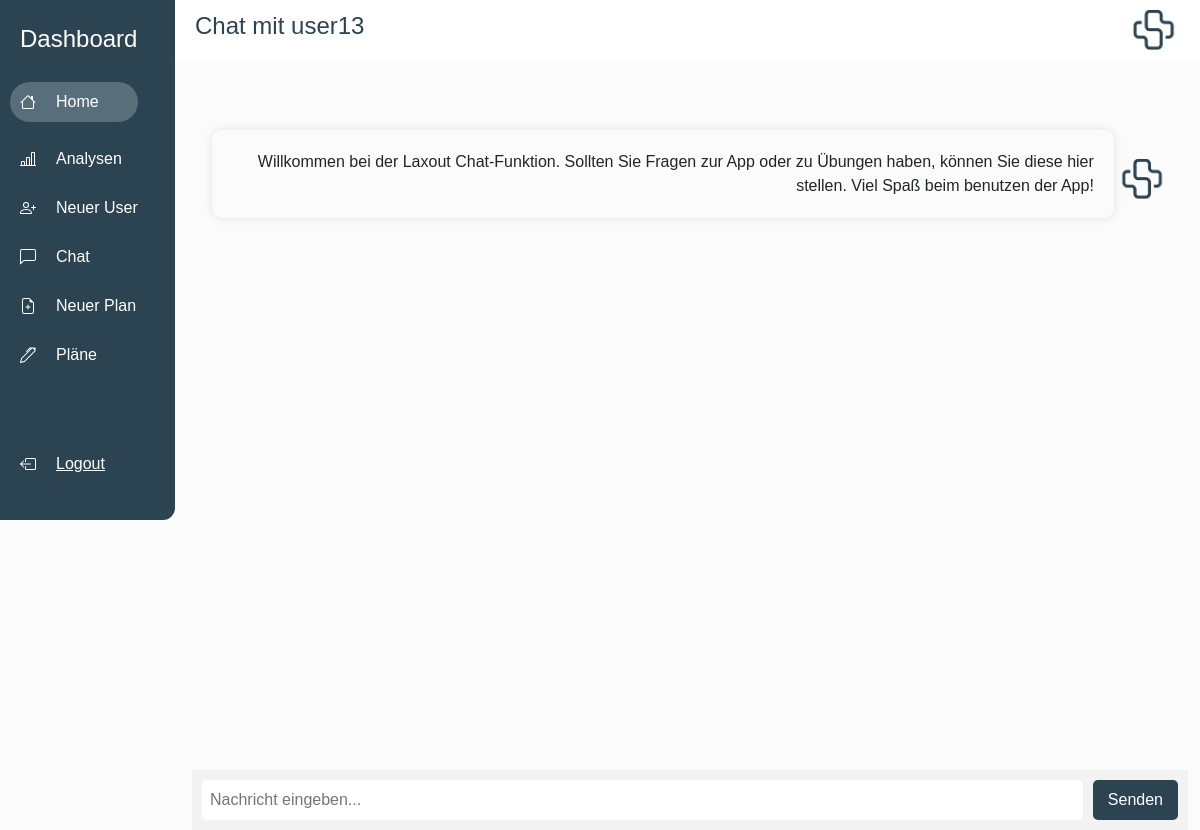
The page /home/chats/14/ (signed in) on the database its author committed.
### laxout_app/models.py (models this page shows)
class LaxoutUser(models.Model):
    user_uid = models.CharField(max_length=420, default="")
    laxout_user_name = models.CharField(max_length=200, default="")
    laxout_credits = models.IntegerField(default=0)
    note = models.CharField(max_length=200, default="")
    creation_date = models.DateField(default= timezone.now())
    exercises = models.ManyToManyField(Laxout_Exercise)
    created_by = models.ForeignKey(User, on_delete=models.CASCADE)
    indexes = models.ManyToManyField(IndexesLaxoutUser)
    last_login = models.DateTimeField(default=timezone.datetime(2023, 11, 14))
    last_login_2 = models.DateTimeField(default = timezone.datetime(2023, 11, 14))
    coupons = models.ManyToManyField(Coupon)
    last_meet = models.DateField(default = timezone.datetime.today())
    instruction = models.CharField(default = "", max_length = 200)
    lax_tree_id = models.IntegerField(default = 0)
    water_drops_count = models.IntegerField(default = 0)
    instruction_in_int = models.IntegerField(default = 0)
    email_adress = models.CharField(default = "", max_length =40)
    admin_has_seen_chat = models.BooleanField(default = True)
    user_has_seen_chat = models.BooleanField(default = False)
    was_created_through_app = models.BooleanField(default=False)

class ChatDataModel(models.Model):
    is_sender = models.BooleanField(default = False)
    message = models.CharField(max_length = 2003000000, default = "")
    created_by = models.IntegerField(default = 0)
    admin_id = models.IntegerField(default = 0)

### laxout_app/views.py (the view)
@login_required(login_url="login")
def personal_chat(request, id=None):
    user = models.LaxoutUser.objects.get(id=id)
    personal_chat = models.ChatDataModel.objects.filter(created_by=id)
    print(f"Länge des Chats{len(personal_chat)}")
    return render(
        request,
        "laxout_app/personal-chat.html",
        {"user": user, "personal_chat": personal_chat},
    )

### laxout_app/templates/laxout_app/personal-chat.html (shortened to what this page needs)
{% extends "laxout_app/main.html" %}
{% load static %}
{% block praxisname %}
Chat mit {{ user.laxout_user_name }}
{% endblock praxisname %}
{% block content %}
<!DOCTYPE html>
<html lang="en">
<head>
</head>
<body>
    <div class="container">
        <div class="chat-box" id="chatBox">
            {% for chat in personal_chat %}
            <div style="display: flex; flex-direction: row; align-items:center; ">
                {% if chat.is_sender %}
                <div class="circle">Patient</div>
                <div class="message">
                    {{ chat.message }}
                </div>
                {% else %}
                <div class="message-sender" style="margin-left: auto;">
                    {{ chat.message }}
                </div>
                <img src="{% static 'images/logo3.png' %}" alt="" height="40px" width="55px">
                {% endif %}
            </div>
            {% endfor %}
        </div>
        <div class="input-box">
            <input type="text" id="messageInput" placeholder="Nachricht eingeben...">
            <button onclick="sendMessage()">Senden</button>
        </div>
    </div>
</body>
</html>
{% endblock content %}

### laxout_app/templates/laxout_app/main.html (style rules this page uses)
body { background-color: rgb(251, 251, 251) !important; margin: 0px; }

### laxout_app/templates/laxout_app/personal-chat.html (style rules this page uses)
body { font-family: Arial, sans-serif; margin: 0; padding: 0; }
.container { width: 100%; height: 90vh; display: flex; flex-direction: column; }
.chat-box { flex: 1; overflow-y: scroll; padding: 20px; }
.message-sender { text-align: right; margin-bottom: 10px; box-shadow: 0 0 10px rgba(0, 0, 0, 0.1); padding: 20px; border-radius: 10px; width: auto; }
.input-box { display: flex; align-items: center; padding: 10px; background-color: #f2f2f2; }
.input-box input[type="text"] { flex: 1; padding: 8px; border: none; border-radius: 5px; margin-right: 10px; }
.input-box button { padding: 8px 15px; border: none; border-radius: 5px; background-color: rgb(44, 67, 81); color: white; cursor: pointer; }

### rows shown on the page
LaxoutUser: laxout_user_name "user13"
ChatDataModel: message "Willkommen bei der Laxout Chat-Funktion. Sollten Sie Fragen zur App oder zu Übungen haben, können Sie diese hier stellen. Viel Spaß beim benutzen der App!", is_sender False (drawn)
